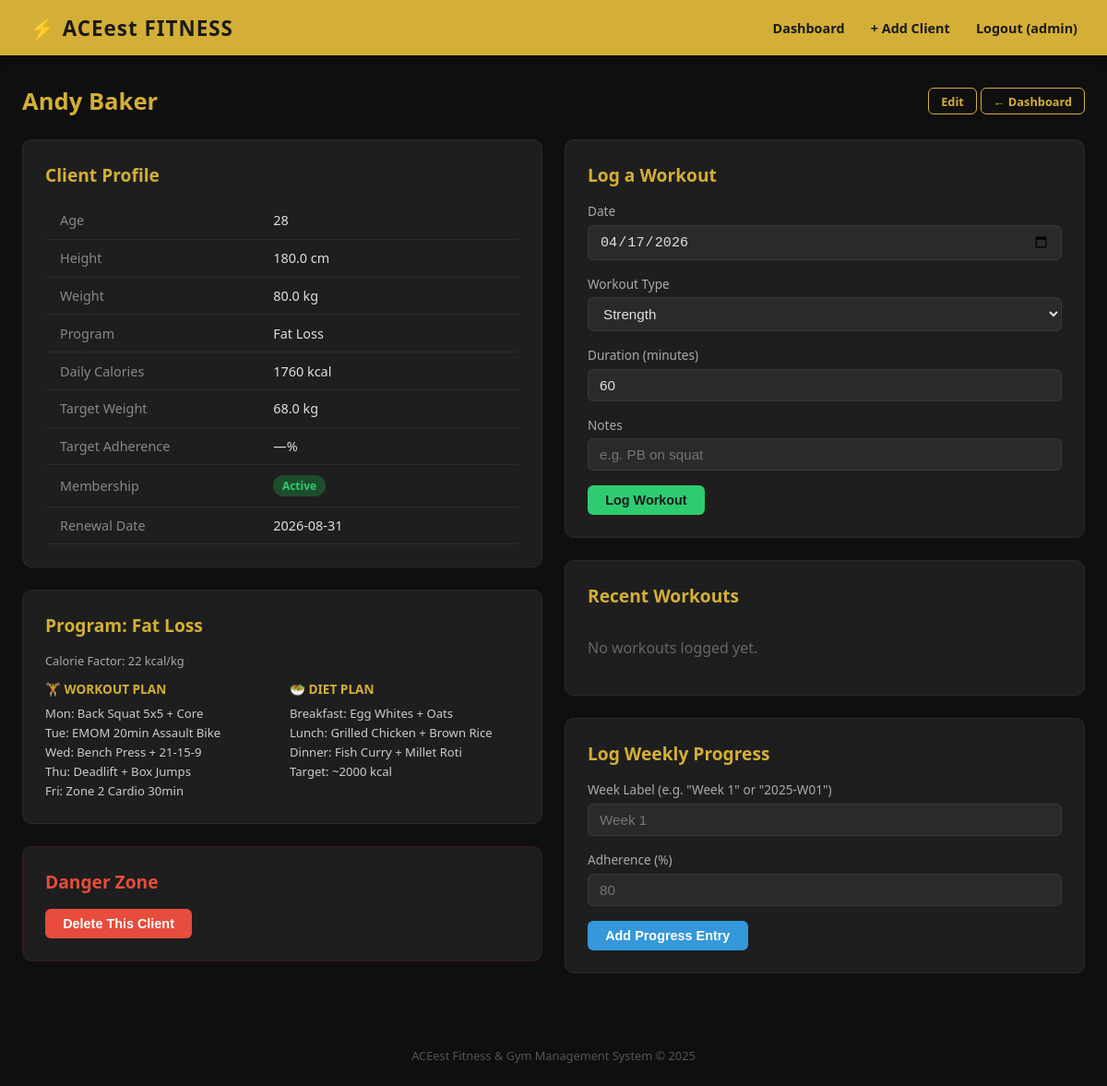
The page /clients/Andy Baker (signed in) on the database its author committed.
### tables this page shows
CREATE TABLE clients (
            id                INTEGER PRIMARY KEY AUTOINCREMENT,
            name              TEXT UNIQUE NOT NULL,
            age               INTEGER,
            height            REAL,
            weight            REAL,
            program           TEXT,
            calories          INTEGER,
            target_weight     REAL,
            target_adherence  INTEGER,
            membership_status TEXT DEFAULT 'Active',
            membership_end    TEXT
        );

### app.py (the view)
@app.route("/clients/<name>")
@login_required
def client_detail(name):
    db = get_db()
    client = db.execute("SELECT * FROM clients WHERE name = ?", (name,)).fetchone()
    if not client:
        flash(f"Client '{name}' not found.", "danger")
        return redirect(url_for("dashboard"))
    workouts = db.execute(
        "SELECT * FROM workouts WHERE client_name = ? ORDER BY date DESC LIMIT 10",
        (name,)
    ).fetchall()
    progress = db.execute(
        "SELECT week, adherence FROM progress WHERE client_name = ? ORDER BY id",
        (name,)
    ).fetchall()
    program_info = PROGRAMS.get(client["program"], None)
    return render_template(
        "client_detail.html",
        client=client,
        workouts=workouts,
        progress=progress,
        program_info=program_info,
        workout_types=WORKOUT_TYPES,
        today=date.today().isoformat()
    )

### app.py (called while the page is built)
def get_db():
    if DB_NAME == ":memory:":
        if not hasattr(app, "_test_db"):
            conn = sqlite3.connect(DB_NAME, check_same_thread=False)
            conn.row_factory = sqlite3.Row
            app._test_db = conn
        return app._test_db
    if "db" not in g:
        g.db = sqlite3.connect(DB_NAME)
        g.db.row_factory = sqlite3.Row
    return g.db

def login_required(f):
    @wraps(f)
    def decorated(*args, **kwargs):
        if "username" not in session:
            flash("Please log in first.", "warning")
            return redirect(url_for("login"))
        return f(*args, **kwargs)
    return decorated

### templates/client_detail.html (shortened to what this page needs)
{% extends "base.html" %}
{% block content %}
<div class="page-header">
  <h1>{{ client.name }}</h1>
  <div>
    <a href="{{ url_for('edit_client', name=client.name) }}" class="btn btn-outline btn-sm">Edit</a>
    <a href="{{ url_for('dashboard') }}" class="btn btn-outline btn-sm">← Dashboard</a>
  </div>
</div>
<div class="grid-2">
  <div>
    <div class="card">
      <h2>Client Profile</h2>
      <table>
        <tr><td style="color:#888; width:45%;">Age</td>         <td>{{ client.age or '—' }}</td></tr>
        <tr><td style="color:#888;">Height</td>                  <td>{{ client.height or '—' }} cm</td></tr>
        <tr><td style="color:#888;">Weight</td>                  <td>{{ client.weight or '—' }} kg</td></tr>
        <tr><td style="color:#888;">Program</td>                 <td>{{ client.program or '—' }}</td></tr>
        <tr><td style="color:#888;">Daily Calories</td>          <td>{{ client.calories or '—' }} kcal</td></tr>
        <tr><td style="color:#888;">Target Weight</td>           <td>{{ client.target_weight or '—' }} kg</td></tr>
        <tr><td style="color:#888;">Target Adherence</td>        <td>{{ client.target_adherence or '—' }}%</td></tr>
        <tr><td style="color:#888;">Membership</td>
          <td>
            {% if client.membership_status == 'Active' %}
              <span class="badge badge-green">Active</span>
            {% else %}
              <span class="badge badge-red">{{ client.membership_status or '—' }}</span>
            {% endif %}
          </td>
        </tr>
        <tr><td style="color:#888;">Renewal Date</td>            <td>{{ client.membership_end or '—' }}</td></tr>
      </table>
    </div>
    {% if program_info %}
    <div class="card">
      <h2>Program: {{ client.program }}</h2>
      <p style="font-size:0.8rem; color:#aaa; margin-bottom:0.5rem;">
        Calorie Factor: {{ program_info.factor }} kcal/kg
      </p>
      <div style="display:grid; grid-template-columns:1fr 1fr; gap:1rem; margin-top:0.75rem;">
        <div>
          <p style="color:#d4af37; font-size:0.85rem; font-weight:700; margin-bottom:0.4rem;">🏋️ WORKOUT PLAN</p>
          <p style="white-space:pre-line; font-size:0.82rem; color:#ccc; line-height:1.6;">{{ program_info.workout }}</p>
        </div>
        <div>
          <p style="color:#d4af37; font-size:0.85rem; font-weight:700; margin-bottom:0.4rem;">🥗 DIET PLAN</p>
          <p style="white-space:pre-line; font-size:0.82rem; color:#ccc; line-height:1.6;">{{ program_info.diet }}</p>
        </div>
      </div>
    </div>
    {% endif %}
    <div class="card" style="border-color:#3a1a1a;">
      <h2 style="color:#e74c3c;">Danger Zone</h2>
      <form method="POST" action="{{ url_for('delete_client', name=client.name) }}"
            onsubmit="return confirm('Delete {{ client.name }} permanently?');">
        <button type="submit" class="btn btn-red">Delete This Client</button>
      </form>
    </div>
  </div>
  <div>
    <div class="card">
      <h2>Log a Workout</h2>
      <form method="POST" action="{{ url_for('add_workout', name=client.name) }}">
        <div class="form-group">
          <label>Date</label>
          <input name="workout_date" type="date" class="form-control" value="{{ today }}"/>
        </div>
        <div class="form-group">
          <label>Workout Type</label>
          <select name="workout_type" class="form-control">
            {% for wt in workout_types %}
            <option value="{{ wt }}">{{ wt }}</option>
            {% endfor %}
          </select>
        </div>
        <div class="form-group">
          <label>Duration (minutes)</label>
          <input name="duration_min" type="number" class="form-control" value="60" min="1"/>
        </div>
        <div class="form-group">
          <label>Notes</label>
          <input name="notes" type="text" class="form-control" placeholder="e.g. PB on squat"/>
        </div>
        <button type="submit" class="btn btn-green">Log Workout</button>
      </form>
    </div>
    <div class="card">
      <h2>Recent Workouts</h2>
      {% if workouts %}
      <table>
        <thead><tr><th>Date</th><th>Type</th><th>Duration</th><th>Notes</th></tr></thead>
        <tbody>
          {% for w in workouts %}
          <tr>
            <td>{{ w.date }}</td>
            <td>{{ w.workout_type or '—' }}</td>
            <td>{{ w.duration_min }} min</td>
            <td>{{ w.notes or '—' }}</td>
          </tr>
          {% endfor %}
        </tbody>
      </table>
      {% else %}
      <p style="color:#666; padding:1rem 0;">No workouts logged yet.</p>
      {% endif %}
    </div>
    <div class="card">
      <h2>Log Weekly Progress</h2>
      <form method="POST" action="{{ url_for('add_progress', name=client.name) }}">
        <div class="form-group">
          <label>Week Label (e.g. "Week 1" or "2025-W01")</label>
          <input name="week" type="text" class="form-control" placeholder="Week 1" required/>
        </div>
        <div class="form-group">
          <label>Adherence (%)</label>
          <input name="adherence" type="number" class="form-control" min="0" max="100" placeholder="80"/>
        </div>
        <button type="submit" class="btn btn-blue">Add Progress Entry</button>
      </form>
    </div>
  </div>
</div>
{% endblock %}

### templates/base.html (style rules this page uses)
*, *::before, *::after { box-sizing: border-box; margin: 0; padding: 0; }
body { font-family: 'Segoe UI', Arial, sans-serif; background: #0f0f0f; color: #e0e0e0; min-height: 100vh; }
.card { background: #1e1e1e; border-radius: 10px; padding: 1.5rem; margin-bottom: 1.5rem; border: 1px solid #2a2a2a; }
.card h2 { color: #d4af37; margin-bottom: 1rem; font-size: 1.2rem; }
.form-group { margin-bottom: 1rem; }
.form-group label { display: block; margin-bottom: 0.35rem; font-size: 0.85rem; color: #aaa; }
.form-control { width: 100%; padding: 0.5rem 0.75rem; background: #2a2a2a; color: #e0e0e0; border: 1px solid #3a3a3a; border-radius: 6px; font-size: 0.95rem; }
select.form-control option { background: #2a2a2a; }
.btn { display: inline-block; padding: 0.5rem 1.2rem; border: none; border-radius: 6px; cursor: pointer; font-size: 0.9rem; font-weight: 600; text-decoration: none; transition: opacity .2s; }
.btn-red { background: #e74c3c; color: #fff; }
.btn-green { background: #2ecc71; color: #1a1a1a; }
.btn-blue { background: #3498db; color: #fff; }
.btn-outline { background: transparent; border: 1px solid #d4af37; color: #d4af37; }
.btn-sm { padding: 0.3rem 0.8rem; font-size: 0.8rem; }
table { width: 100%; border-collapse: collapse; font-size: 0.9rem; }
td { padding: 0.65rem 1rem; border-bottom: 1px solid #2a2a2a; }
.badge { display: inline-block; padding: 0.2rem 0.6rem; border-radius: 999px; font-size: 0.75rem; font-weight: 600; }
.badge-green { background: #1e4d2b; color: #2ecc71; }
.grid-2 { display: grid; grid-template-columns: 1fr 1fr; gap: 1.5rem; }
.page-header { display: flex; align-items: center; justify-content: space-between; margin-bottom: 1.5rem; }
.page-header h1 { font-size: 1.6rem; color: #d4af37; }

### rows shown on the page
clients: name "Andy Baker", age "28", height "180.0", weight "80.0", program "Fat Loss", calories "1760", target_weight "68.0", membership_end "2026-08-31"

### other values the page prints
{{ session.username }} "admin"
{{ client.target_adherence or '—' }} "—"
{{ program_info.factor }} "22"
{{ program_info.workout }} "Mon: Back Squat 5x5 + Core Tue: EMOM 20min Assault Bike Wed: Bench Press + 21-15-9 Thu: Deadlift + Box Jumps Fri: Zone 2 Cardio 30min"
{{ program_info.diet }} "Breakfast: Egg Whites + Oats Lunch: Grilled Chicken + Brown Rice Dinner: Fish Curry + Millet Roti Target: ~2000 kcal"
form field workout_type "Strength"
